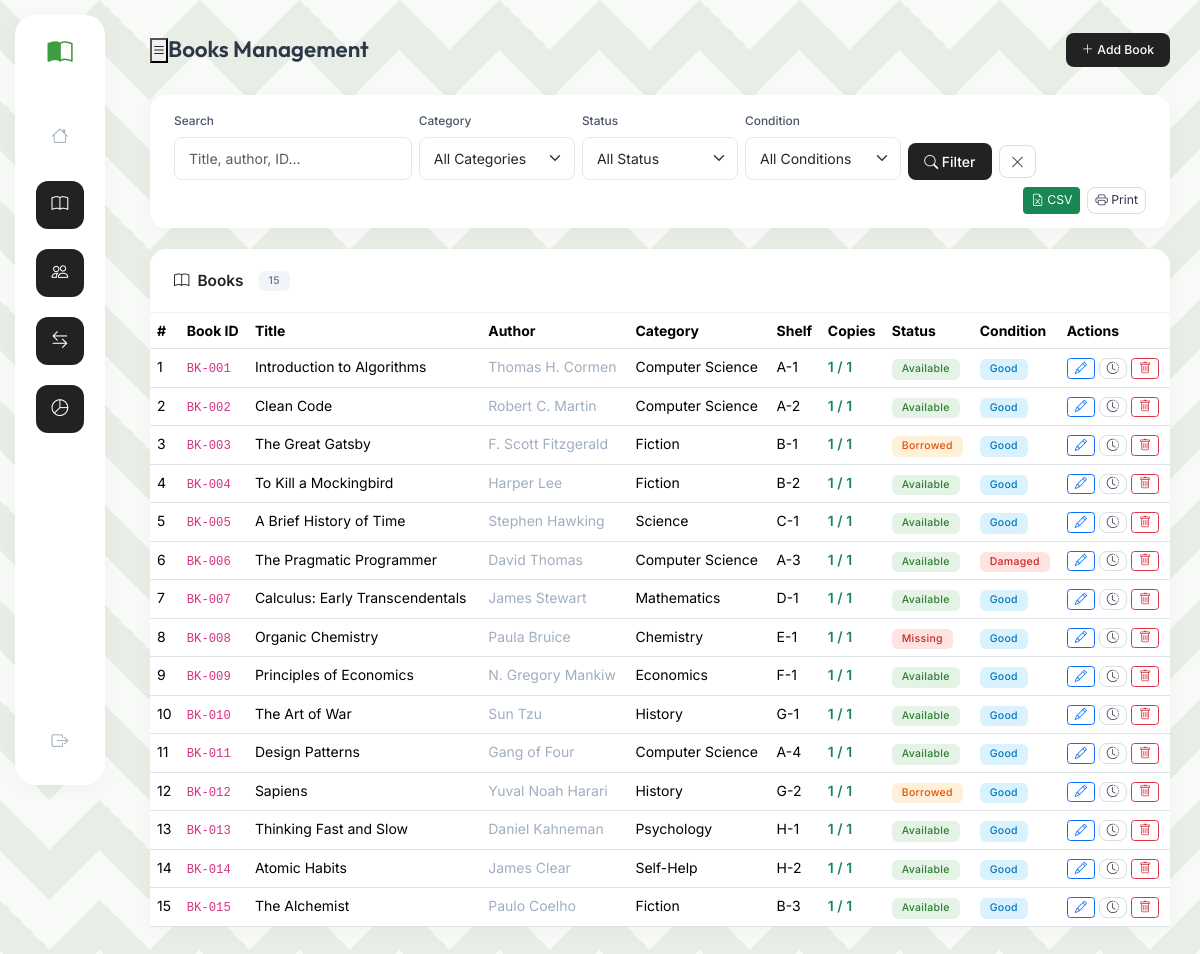
Screenshot of /modules/books/index.php (signed in) with the database file from the repository.
### tables this page shows
CREATE TABLE IF NOT EXISTS books (
    id               INT UNSIGNED AUTO_INCREMENT PRIMARY KEY,
    book_id          VARCHAR(50)  NOT NULL UNIQUE,
    title            VARCHAR(255) NOT NULL,
    author           VARCHAR(150) NOT NULL,
    category         VARCHAR(100) NOT NULL,
    shelf_location   VARCHAR(60)  DEFAULT NULL,
    status           ENUM('Available','Borrowed','Missing') DEFAULT 'Available',
    condition_status ENUM('Good','Damaged') DEFAULT 'Good',
    total_copies     INT DEFAULT 1,
    available_copies INT DEFAULT 1,
    created_at       TIMESTAMP DEFAULT CURRENT_TIMESTAMP,
    INDEX idx_status(status), INDEX idx_category(category),
    FULLTEXT idx_search(title, author)
);

### modules/books/index.php (the view, shortened to what this page needs)
<?php
$pdo = getDB();
$search    = trim($_GET['q']         ?? '');
$category  = trim($_GET['cat']       ?? '');
$status    = trim($_GET['status']    ?? '');
$condition = trim($_GET['condition'] ?? '');
$perPage   = 20;
$page      = max(1, (int)($_GET['page'] ?? 1));
$where = []; $params = [];
$whereSQL = $where ? 'WHERE ' . implode(' AND ', $where) : '';
$total = $pdo->prepare("SELECT COUNT(*) FROM books $whereSQL");
$total->execute($params);
$p = paginate((int)$total->fetchColumn(), $perPage, $page);
$stmt = $pdo->prepare("SELECT * FROM books $whereSQL ORDER BY created_at DESC LIMIT {$p['per_page']} OFFSET {$p['offset']}");
$stmt->execute($params);
$books = $stmt->fetchAll();
require_once '../../includes/header.php';
require_once '../../includes/sidebar.php';
?>
<div id="main">
  <div class="topbar">
    <button class="sidebar-toggle"><i class="bi bi-list"></i></button>
    <span class="topbar-title">Books Management</span>
    <a href="<?= BASE_URL ?>/modules/books/add.php" class="btn btn-primary btn-sm ms-auto no-print">
      <i class="bi bi-plus-lg me-1"></i>Add Book
    </a>
  </div>
  <div class="page-content">
    <div class="card mb-4 no-print">
      <div class="card-body py-3">
        <form method="GET" class="row g-2 align-items-end">
          <div class="col-sm-4 col-lg-3">
            <label class="form-label">Search</label>
            <input type="text" name="q" class="form-control" placeholder="Title, author, ID…" value="<?= sanitize($search) ?>">
          </div>
          <div class="col-sm-3 col-lg-2">
            <label class="form-label">Category</label>
            <select name="cat" class="form-select">
              <option value="">All Categories</option>
            </select>
          </div>
          <div class="col-sm-3 col-lg-2">
            <label class="form-label">Status</label>
            <select name="status" class="form-select">
              <option value="">All Status</option>
            </select>
          </div>
          <div class="col-sm-3 col-lg-2">
            <label class="form-label">Condition</label>
            <select name="condition" class="form-select">
              <option value="">All Conditions</option>
            </select>
          </div>
          <div class="col-auto">
            <button type="submit" class="btn btn-primary"><i class="bi bi-search me-1"></i>Filter</button>
            <a href="?" class="btn btn-outline-secondary ms-1"><i class="bi bi-x-lg"></i></a>
          </div>
          <div class="col-auto ms-auto d-flex gap-2">
            <a href="<?= BASE_URL ?>/modules/reports/export.php?type=books&<?= http_build_query(['q'=>$search,'cat'=>$category,'status'=>$status,'condition'=>$condition]) ?>"
               class="btn btn-success btn-sm"><i class="bi bi-file-earmark-excel me-1"></i>CSV</a>
            <button class="btn btn-outline-secondary btn-sm btn-print"><i class="bi bi-printer me-1"></i>Print</button>
          </div>
        </form>
      </div>
    </div>
    <div class="card">
      <div class="card-header">
        <i class="bi bi-book"></i> Books
        <span class="badge bg-secondary ms-2"><?= number_format($p['total']) ?></span>
      </div>
      <div class="card-body p-0">
        <div class="table-responsive">
          <table class="table table-hover mb-0">
            <thead>
              <tr>
                <th>#</th><th>Book ID</th><th>Title</th><th>Author</th>
                <th>Category</th><th>Shelf</th>
                <th>Copies</th>
                <th>Status</th><th>Condition</th>
                <th class="no-print">Actions</th>
              </tr>
            </thead>
            <tbody>
            <?php if ($books): ?>
            <?php foreach ($books as $i => $b): ?>
            <?php
            $avail = (int)$b['available_copies'];
            $total = (int)$b['total_copies'];
            if ($avail === $total)         $copiesClass = 'text-success fw-semibold';
            elseif ($avail > 0)            $copiesClass = 'text-warning fw-semibold';
            else                           $copiesClass = 'text-danger fw-semibold';
            ?>
            <tr>
              <td><?= $p['offset'] + $i + 1 ?></td>
              <td><code><?= sanitize($b['book_id']) ?></code></td>
              <td><?= sanitize($b['title']) ?></td>
              <td class="text-muted"><?= sanitize($b['author']) ?></td>
              <td><?= sanitize($b['category']) ?></td>
              <td><?= sanitize($b['shelf_location'] ?? '—') ?></td>
              <td>
                <span class="<?= $copiesClass ?>"><?= $avail ?> / <?= $total ?></span>
              </td>
              <td><?= badge($b['status']) ?></td>
              <td><?= badge($b['condition_status']) ?></td>
              <td class="no-print" style="white-space:nowrap">
                <a href="edit.php?id=<?= $b['id'] ?>" class="btn btn-sm btn-outline-primary py-0 px-2" title="Edit">
                  <i class="bi bi-pencil"></i>
                </a>
                <a href="condition.php?id=<?= $b['id'] ?>" class="btn btn-sm btn-outline-secondary py-0 px-2" title="Condition History">
                  <i class="bi bi-clock-history"></i>
                </a>
                <form method="POST" class="d-inline">
                  <button type="submit" class="btn btn-sm btn-outline-danger py-0 px-2 btn-delete" title="Delete">
                    <i class="bi bi-trash"></i>
                  </button>
                </form>
              </td>
            </tr>
            <?php endforeach; ?>
            <?php else: ?>
            <tr><td colspan="11" class="text-center text-muted py-4">No books found.</td></tr>
            <?php endif; ?>
            </tbody>
          </table>
        </div>
      </div>
    </div>
  </div>
</div>
<?php require_once '../../includes/footer.php'; ?>

### includes/helpers.php (shortened to what this page needs)
<?php
function sanitize(string $v): string {
    return htmlspecialchars(strip_tags(trim($v)), ENT_QUOTES, 'UTF-8');
}
function badge(string $s): string {
    $m = [
        'Available'     => 'success',
        'Borrowed'      => 'warning text-dark',
        'Missing'       => 'danger',
        'All Issued'    => 'danger',
        'Not Available' => 'secondary',
        'Returned'     => 'success',
        'Not Returned' => 'warning text-dark',
        'Active'       => 'success',
        'Inactive'     => 'secondary',
        'Perfect'      => 'success',
        'Good'         => 'info text-dark',
        'Mildly Torn'  => 'warning text-dark',
        'Torn'         => 'orange text-dark',
        'Damaged'      => 'danger',
    ];
    $c = $m[$s] ?? 'secondary';
    return "<span class='badge bg-{$c}'>{$s}</span>";
}
function paginate(int $total, int $perPage, int $page): array {
    $pages  = max(1, (int)ceil($total / $perPage));
    $page   = max(1, min($page, $pages));
    return ['total'=>$total,'per_page'=>$perPage,'current'=>$page,
            'total_pages'=>$pages,'offset'=>($page-1)*$perPage];
}

### assets/css/style.css (style rules this page uses)
:root { --brand: #3e9d40; --brand-light: #52b554; --accent: #222222; --surface: #e8eee5; --card-bg: #ffffff; --border: #f0f0f0; --text: #2d3748; --text-muted: #a0aec0; --sidebar-w: 90px; --topbar-h: 70px; --radius: 16px; --shadow: 0 4px 20px rgba(0,0,0,0.03); --shadow-lg: 0 10px 40px rgba(0,0,0,0.06); font-size: 14px; }
*, *::before, *::after { box-sizing: border-box; margin: 0; padding: 0; }
body { font-family: 'Inter', sans-serif; color: var(--text); min-height: 100vh; display: flex; background-color: var(--surface); background-image: linear-gradient(135deg, rgba(255,255,255,0.7) 25%, transparent 25%), linear-gradient(225deg, rgba(255,255,255,0.7) 25%, transparent 25%), linear-gradient(45deg, rgba(255,255,255,0.7) 25%, transparent 25%), linear-gradient(315deg, rgba(255,255,255,0.7) 25%, transparent 25%); background-size: 100px 100px; background-position: 50px 0, 50px 0, 0 0, 0 0; background-attachment: fixed; }
#main { margin-left: calc(var(--sidebar-w) + 30px); width: calc(100% - var(--sidebar-w) - 30px); display: flex; flex-direction: column; }
.topbar { height: var(--topbar-h); padding: 0 30px; display: flex; align-items: center; margin-top: 15px; }
.topbar-title { font-family: 'Outfit', sans-serif; font-size: 1.6rem; font-weight: 600; color: var(--text); }
.page-content { padding: 10px 30px 40px; flex-grow: 1; }
.text-muted { color: var(--text-muted) !important; }
.card { border: none; border-radius: var(--radius); box-shadow: var(--shadow); background: var(--card-bg); margin-bottom: 24px; }
.card-header { background: none; border-bottom: 1px solid var(--border); font-weight: 600; font-size: 1.1rem; padding: 20px 24px; display: flex; align-items: center; gap: 8px; }
.card-body { padding: 24px; }
.btn-primary { background: var(--accent); border: none; border-radius: 8px; padding: 8px 16px; font-weight: 500; }
.btn-outline-secondary { border-color: #ddd; border-radius: 8px; color: var(--text); }
.form-control, .form-select { border-radius: 8px; border-color: #e2e8f0; padding: 10px 14px; }
.form-label { font-weight: 500; font-size: .85rem; color: #4a5568; }
.badge { font-weight: 500; padding: 5px 10px; border-radius: 6px; letter-spacing: .3px; font-size: .75rem; }
.bg-success { background: rgba(76, 175, 80, 0.15) !important; color: #2e7d32 !important; }
.bg-warning { background: rgba(255, 152, 0, 0.15) !important; color: #e65100 !important; }
.bg-danger { background: rgba(244, 67, 54, 0.15) !important; color: #c62828 !important; }
.bg-info { background: rgba(3, 169, 244, 0.15) !important; color: #0277bd !important; }
.bg-secondary { background: #f1f5f9 !important; color: #64748b !important; }

### rows the page displays
books: id "15", offset "15", book "BK-015", title "The Alchemist", author "Paulo Coelho", category "Fiction", shelf_location "B-3", available_copies "1", total_copies "1", status "Available Good"
books: offset "1", book "BK-001", title "Introduction to Algorithms", author "Thomas H. Cormen", category "Computer Science", shelf_location "A-1", available_copies "1", total_copies "1", status "Available Good"
books: offset "2", book "BK-002", title "Clean Code", author "Robert C. Martin", category "Computer Science", shelf_location "A-2", available_copies "1", total_copies "1", status "Available Good"
books: offset "3", book "BK-003", title "The Great Gatsby", author "F. Scott Fitzgerald", category "Fiction", shelf_location "B-1", available_copies "1", total_copies "1", status "Borrowed Good"
books: offset "4", book "BK-004", title "To Kill a Mockingbird", author "Harper Lee", category "Fiction", shelf_location "B-2", available_copies "1", total_copies "1", status "Available Good"
books: offset "5", book "BK-005", title "A Brief History of Time", author "Stephen Hawking", category "Science", shelf_location "C-1", available_copies "1", total_copies "1", status "Available Good"
books: offset "6", book "BK-006", title "The Pragmatic Programmer", author "David Thomas", category "Computer Science", shelf_location "A-3", available_copies "1", total_copies "1", status "Available Damaged"
books: offset "7", book "BK-007", title "Calculus: Early Transcendentals", author "James Stewart", category "Mathematics", shelf_location "D-1", available_copies "1", total_copies "1", status "Available Good"
books: offset "8", book "BK-008", title "Organic Chemistry", author "Paula Bruice", category "Chemistry", shelf_location "E-1", available_copies "1", total_copies "1", status "Missing Good"
books: offset "9", book "BK-009", title "Principles of Economics", author "N. Gregory Mankiw", category "Economics", shelf_location "F-1", available_copies "1", total_copies "1", status "Available Good"
books: offset "10", book "BK-010", title "The Art of War", author "Sun Tzu", category "History", shelf_location "G-1", available_copies "1", total_copies "1", status "Available Good"
books: offset "11", book "BK-011", title "Design Patterns", author "Gang of Four", category "Computer Science", shelf_location "A-4", available_copies "1", total_copies "1", status "Available Good"
books: offset "12", book "BK-012", title "Sapiens", author "Yuval Noah Harari", category "History", shelf_location "G-2", available_copies "1", total_copies "1", status "Borrowed Good"
books: offset "13", book "BK-013", title "Thinking Fast and Slow", author "Daniel Kahneman", category "Psychology", shelf_location "H-1", available_copies "1", total_copies "1", status "Available Good"
books: offset "14", book "BK-014", title "Atomic Habits", author "James Clear", category "Self-Help", shelf_location "H-2", available_copies "1", total_copies "1", status "Available Good"
